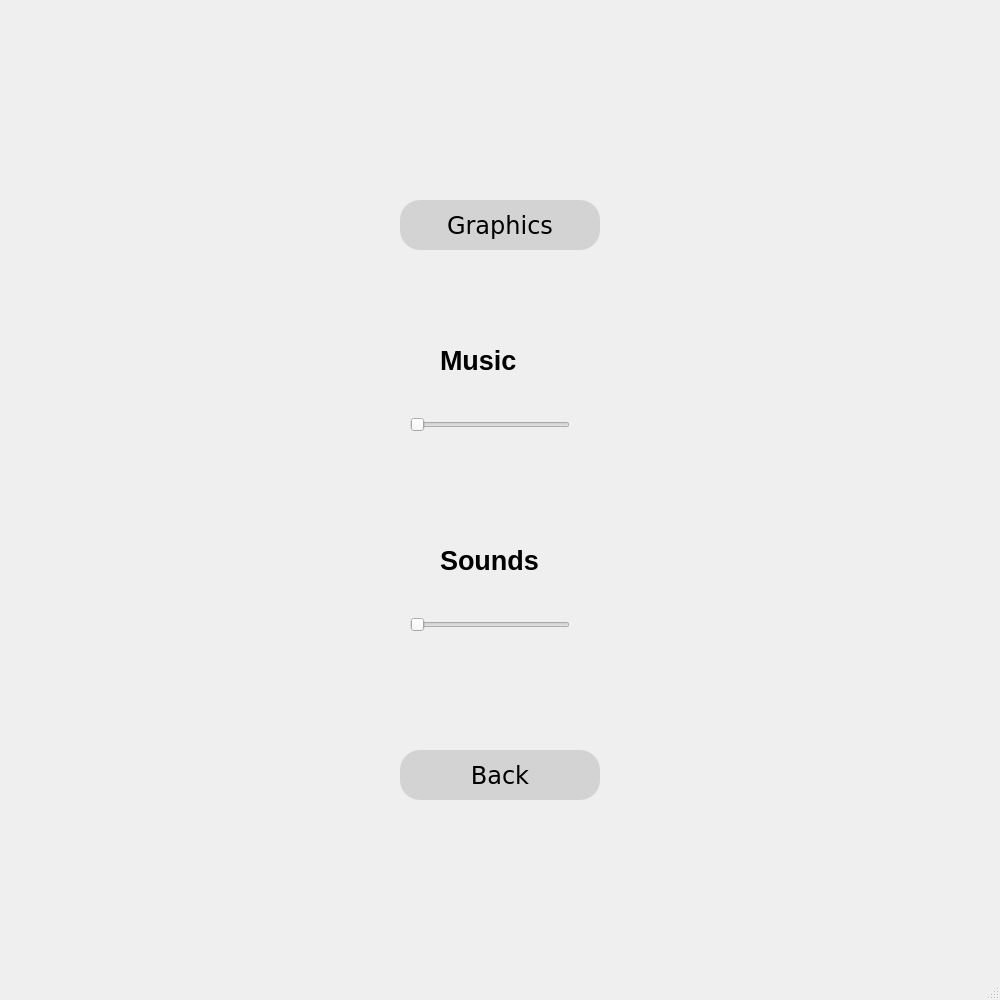
<?xml version="1.0" encoding="UTF-8"?>
<ui version="4.0">
 <class>MainMenu</class>
 <widget class="QMainWindow" name="MainMenu">
  <property name="geometry">
   <rect>
    <x>0</x>
    <y>0</y>
    <width>1000</width>
    <height>1000</height>
   </rect>
  </property>
  <property name="windowTitle">
   <string>MainWindow</string>
  </property>
  <property name="autoFillBackground">
   <bool>true</bool>
  </property>
  <widget class="QWidget" name="centralwidget">
   <widget class="QPushButton" name="GraphicsButton">
    <property name="geometry">
     <rect>
      <x>400</x>
      <y>200</y>
      <width>200</width>
      <height>50</height>
     </rect>
    </property>
    <property name="styleSheet">
     <string notr="true">QPushButton {
        background-color: lightgray;
        font-family: Verdana;
        font-size: 24px;
        border-radius: 20px;
        min-width: 200px; /* Set the minimum width */
        min-height: 50px; /* Set the minimum height */
		position: absolute;
   		 left: 100px;
   		 top: 200px;
    }

    QPushButton:hover {
        background-color: rgb(203, 255, 255);
}</string>
    </property>
    <property name="text">
     <string>Graphics</string>
    </property>
   </widget>
   <widget class="QPushButton" name="BackButton">
    <property name="geometry">
     <rect>
      <x>400</x>
      <y>750</y>
      <width>200</width>
      <height>50</height>
     </rect>
    </property>
    <property name="styleSheet">
     <string notr="true">QPushButton {
        background-color: lightgray;
        font-family: Verdana;
        font-size: 24px;
        border-radius: 20px;
        min-width: 200px; /* Set the minimum width */
        min-height: 50px; /* Set the minimum height */
		position: absolute;
   		 left: 100px;
   		 top: 200px;
    }

    QPushButton:hover {
        background-color: rgb(203, 255, 255);
}</string>
    </property>
    <property name="text">
     <string>Back</string>
    </property>
   </widget>
   <widget class="QSlider" name="SoundSlider">
    <property name="geometry">
     <rect>
      <x>410</x>
      <y>400</y>
      <width>160</width>
      <height>50</height>
     </rect>
    </property>
    <property name="orientation">
     <enum>Qt::Horizontal</enum>
    </property>
   </widget>
   <widget class="QSlider" name="SoundSlider_2">
    <property name="geometry">
     <rect>
      <x>410</x>
      <y>600</y>
      <width>160</width>
      <height>50</height>
     </rect>
    </property>
    <property name="orientation">
     <enum>Qt::Horizontal</enum>
    </property>
   </widget>
   <widget class="QLabel" name="label">
    <property name="geometry">
     <rect>
      <x>440</x>
      <y>330</y>
      <width>121</width>
      <height>61</height>
     </rect>
    </property>
    <property name="font">
     <font>
      <pointsize>20</pointsize>
      <weight>75</weight>
      <bold>true</bold>
     </font>
    </property>
    <property name="text">
     <string>Music</string>
    </property>
    <property name="textFormat">
     <enum>Qt::AutoText</enum>
    </property>
    <property name="scaledContents">
     <bool>false</bool>
    </property>
   </widget>
   <widget class="QLabel" name="label_2">
    <property name="geometry">
     <rect>
      <x>440</x>
      <y>530</y>
      <width>121</width>
      <height>61</height>
     </rect>
    </property>
    <property name="font">
     <font>
      <pointsize>20</pointsize>
      <weight>75</weight>
      <bold>true</bold>
     </font>
    </property>
    <property name="text">
     <string>Sounds</string>
    </property>
    <property name="textFormat">
     <enum>Qt::AutoText</enum>
    </property>
    <property name="scaledContents">
     <bool>false</bool>
    </property>
   </widget>
  </widget>
  <widget class="QStatusBar" name="statusbar"/>
 </widget>
 <resources/>
 <connections/>
</ui>
